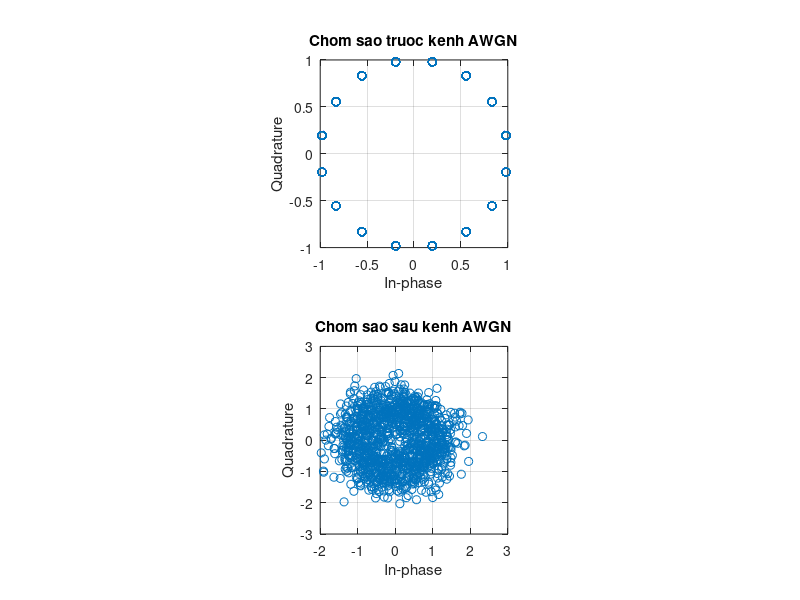

MATLAB code for this plot:
clc; clear;

% a. Tao chuoi bit co do dai 5000 bit phan bo deu
Nbit = 5000;
bit = [zeros(1, Nbit / 2), ones(1, Nbit / 2)];
bit = bit(randperm(Nbit));
disp(bit);

% b. 16 PSK
M = 16;
k = log2(M);
SNR = 5;

% Chuyen chuoi bit thanh ma tran, moi hang gom k bit
bit_matrix_tx = reshape(bit, k, []).';

% Doi nhom 4 bit sang so thap phan tu 0 den 15
symbol_tx = bi2de(bit_matrix_tx, 'left-msb');

% Dieu che 16 PSK
tx_signal = pskmod(symbol_tx, M, pi / M);

% Qua kenh awgn
rx_signal = awgn(tx_signal, SNR, 'measured');

% c. Ve bieu do trom sao 
figure;
% Tin hieu truoc khi di qua kenh truyen
subplot(2, 1, 1);
plot(real(tx_signal), imag(tx_signal), 'o');
grid on;
axis square;
xlabel('In-phase');
ylabel('Quadrature');
title('Chom sao truoc kenh AWGN');

subplot(2, 1, 2);
plot(real(rx_signal), imag(rx_signal), 'o');
grid on;
axis square;
xlabel('In-phase');
ylabel('Quadrature');
title('Chom sao sau kenh AWGN');

% d. Tinh so bit loi
symbol_rx = pskdemod(rx_signal, M, pi / M);

bit_matrix_rx = de2bi(symbol_rx, k, 'left-msb');

bit_rx = reshape(bit_matrix_rx.', 1, []);

% Tinh so bit loi
so_bit_loi = sum(bit ~= bit_rx);
BER = so_bit_loi / Nbit;

disp(['So bit loi: ', num2str(so_bit_loi)]);
disp(['Ti le loi BER: ', num2str(BER)]);
